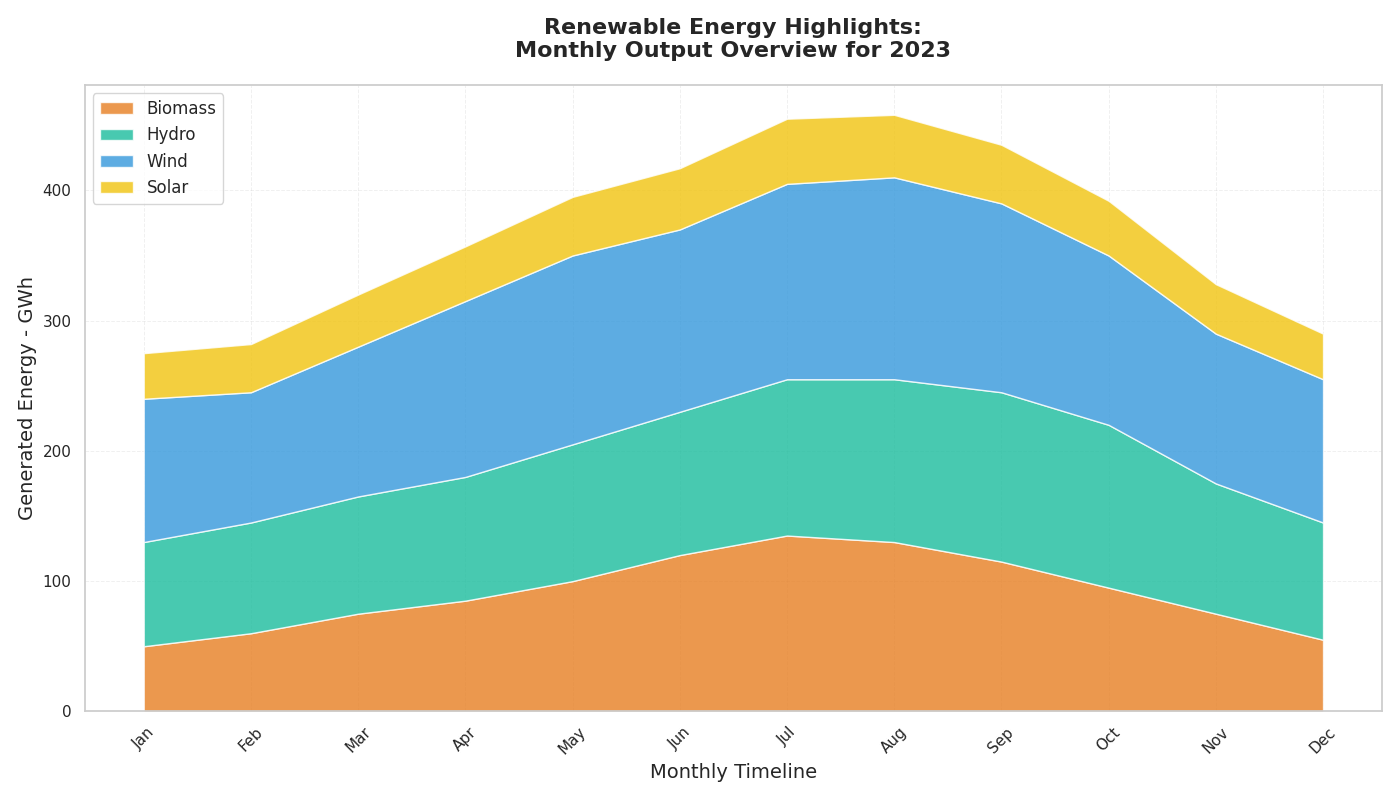

Source code (Python):
import matplotlib.pyplot as plt
import numpy as np

months = np.array([
    'Jan', 'Feb', 'Mar', 'Apr', 'May', 'Jun', 
    'Jul', 'Aug', 'Sep', 'Oct', 'Nov', 'Dec'
])

solar_energy = np.array([50, 60, 75, 85, 100, 120, 135, 130, 115, 95, 75, 55])
wind_energy = np.array([80, 85, 90, 95, 105, 110, 120, 125, 130, 125, 100, 90])
hydro_energy = np.array([110, 100, 115, 135, 145, 140, 150, 155, 145, 130, 115, 110])
biomass_energy = np.array([35, 37, 40, 42, 45, 47, 50, 48, 45, 42, 38, 35])

energy_data = np.vstack([solar_energy, wind_energy, hydro_energy, biomass_energy])

plt.figure(figsize=(14, 8))

plt.stackplot(months, energy_data, labels=['Biomass', 'Hydro', 'Wind', 'Solar'], 
              colors=['#e67e22', '#1abc9c', '#3498db', '#f1c40f'], alpha=0.8)

plt.title('Renewable Energy Highlights:\nMonthly Output Overview for 2023', 
          fontsize=16, fontweight='bold', pad=20)
plt.xlabel('Monthly Timeline', fontsize=14)
plt.ylabel('Generated Energy - GWh', fontsize=14)

plt.xticks(rotation=45)

plt.legend(loc='upper left', fontsize=12)

plt.grid(alpha=0.3, linestyle='--', linewidth=0.7)

plt.tight_layout()

plt.show()
